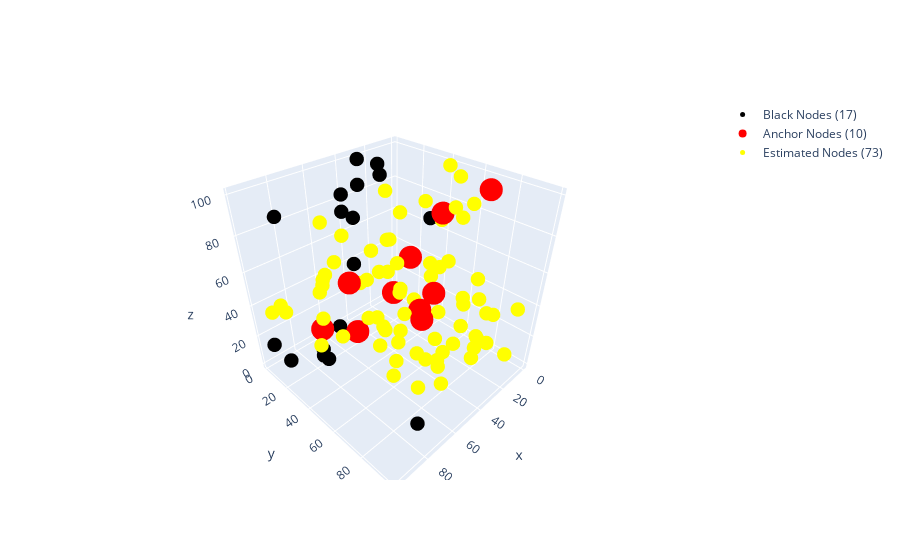

Source (notebook cell):
### Code cell
plot2(black_nodes, anchor_nodes, estimated_nodes, cycles)
